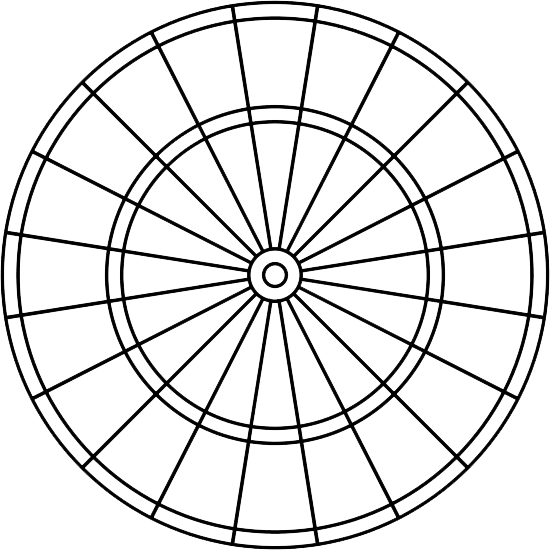
#> input picture pictures/dart-wire.png, 550 x 550 px
$ python -i vision_vector.py   (imports and definitions only)
#> lines starting #> are read from the running program, lines starting #| are printed output that depends on the picture
#> further down, picture is the input picture: shape (550, 550, 3); min 0, max 255, mean 225.5
import cv2
import numpy as np


class VectorDetector:
    """
    Vektor-/linienbasierte Darterkennung im Full-Frame.

    Grundidee:
    - Im gesamten Kamerabild werden Kanten per Canny extrahiert.
    - Daraus werden lineare Strukturen per HoughLinesP gesucht.
    - Für jede gefundene Linie wird angenommen:
      Der Endpunkt, der näher am Boardzentrum liegt, ist die Dartspitze ("tip"),
      der andere Endpunkt ist das hintere Ende ("tail").

    Ausgabe:
    - Eine Liste von Kandidaten mit:
      - tip: geschätzte Dartspitze im Full-Frame
      - confidence: heuristische Gütebewertung
      - line: die zugrunde liegende Linie
      - extra: zusätzliche Debug-/Analysewerte

    Wichtige Schutzmechanismen:
    - harte ROI-Maskierung: nur relevante Board-Bereiche berücksichtigen
    - Linien durch/nahe Boardzentrum verwerfen
    - typische Spider-/Boardlinien unterdrücken
    - nahe beieinanderliegende Tip-Kandidaten zusammenfassen
    """

    def __init__(self):
        # Untere/obere Schwelle für Canny-Kantendetektion.
        # Höhere Werte = weniger, aber robustere Kanten.
        self.canny1 = 70
        self.canny2 = 180

        # Vor dem Canny leicht weichzeichnen, um Bildrauschen zu reduzieren.
        self.blur = (5, 5)

        # Mindestanzahl "Votes" für HoughLinesP.
        # Je höher, desto selektiver werden nur deutliche Linien akzeptiert.
        self.hough_threshold = 100

        # Minimale Länge einer Linie in Pixeln.
        # Kurze Strukturen (Rauschen, kleine Kantenfragmente) werden damit unterdrückt.
        self.min_line_len = 80

        # Maximal erlaubte Lücke zwischen zwei Liniensegmenten,
        # damit HoughLinesP sie noch als eine Linie zusammenzieht.
        self.max_line_gap = 2

        # Maximal wie viele Endkandidaten am Ende zurückgegeben werden sollen.
        self.max_candidates = 3

        # Wenn zwei erkannte Tips näher als dieser Abstand liegen,
        # gelten sie als derselbe Kandidat und werden gemerged.
        self.tip_merge_dist = 22

        # ---- Filter gegen Spider-/Boardlinien ----

        # Tip darf nicht exakt im Zentrum liegen.
        # Das verhindert, dass zentrale Boardstrukturen als Dartspitze gewertet werden.
        self.min_tip_center_dist = 28

        # Tip darf auch nicht zu weit außerhalb liegen.
        # Das begrenzt die Suche auf einen plausiblen Bereich um das Board herum.
        self.max_tip_center_dist = 235

        # Der Linienmittelpunkt darf nicht zu nah am Zentrum liegen.
        # Spider-Linien und zentrale Boardstrukturen liegen oft sehr zentrumsnah.
        self.min_mid_center_dist = 70

        # Wenn eine Linie das Zentrum schneidet oder ihm zu nahe kommt,
        # ist sie eher eine Boardlinie als ein Dart.
        self.min_line_center_dist = 28

    def _point_line_distance(self, p, a, b):
        """
        Berechnet den Abstand eines Punkts p zu einem Liniensegment a-b.

        Wichtig:
        - Nicht Abstand zur unendlichen Geraden,
          sondern explizit zum Segment.
        - Falls das Segment praktisch ein Punkt ist, wird Punkt-zu-Punkt-Abstand benutzt.

        Verwendung hier:
        - Um zu prüfen, wie nahe eine gefundene Linie am Boardzentrum vorbeiläuft.
        - Linien, die das Zentrum schneiden, werden später verworfen.
        """
        p = np.array(p, dtype=np.float32)
        a = np.array(a, dtype=np.float32)
        b = np.array(b, dtype=np.float32)

        # Richtungsvektor des Segments
        ab = b - a

        # Quadrat der Segmentlänge
        ab_len2 = float(np.dot(ab, ab))

        # Degenerierter Fall: a und b praktisch identisch
        if ab_len2 < 1e-6:
            return float(np.linalg.norm(p - a))

        # Projektion von p auf das Segment parametrisiert mit t in [0,1]
        t = float(np.dot(p - a, ab) / ab_len2)
        t = max(0.0, min(1.0, t))

        # Tatsächlicher Projektionspunkt auf dem Segment
        proj = a + t * ab

        # Euklidischer Abstand von p zum Projektionspunkt
        return float(np.linalg.norm(p - proj))

    def _prepare_roi_mask(self, board_roi_mask_full):
        """
        Bereitet die Board-ROI für die Vektorerkennung vor.

        Idee:
        - Die übergebene ROI-Maske wird etwas nach innen erodiert.
        - Dadurch spielen Randbereiche und die äußere Boardstruktur weniger stark rein.

        Warum sinnvoll:
        - An Boardrändern entstehen oft starke, aber irrelevante Kanten.
        - Eine leicht kleinere ROI macht die Linienenkennung stabiler.
        """
        if board_roi_mask_full is None:
            return None

        # Erosionskernel: zieht die Maske leicht nach innen.
        kernel = np.ones((9, 9), np.uint8)

        # Eine Iteration Erosion reicht hier als konservative Innenverkleinerung.
        roi = cv2.erode(board_roi_mask_full, kernel, iterations=1)
        return roi

    def detect(self, frame_bgr, board_center_full=None, board_roi_mask_full=None):
        """
        Führt die linienbasierte Darterkennung auf einem BGR-Frame aus.

        Parameter:
        - frame_bgr: komplettes Kamerabild
        - board_center_full: Boardzentrum im Full-Frame
        - board_roi_mask_full: optionale ROI-Maske des Boards im Full-Frame

        Rückgabe:
        - Liste gemergter Kandidaten, sortiert nach Confidence
        """
        h, w = frame_bgr.shape[:2]
#> h = 550; w = 550

        # Falls kein Boardzentrum bekannt ist, wird als Fallback die Bildmitte verwendet.
        # Das ist nur ein Default und idealerweise durch echte Kalibrierung ersetzt.
        if board_center_full is None:
            board_center_full = (w / 2.0, h / 2.0)
#> board_center_full = (275, 275)

        # Boardzentrum als Float-Vektor für Distanzrechnungen
        bc = np.array(board_center_full, dtype=np.float32)
#> bc = [275, 275]

        # In Graustufen umwandeln, da Canny nur Intensitätskanten braucht.
        gray = cv2.cvtColor(frame_bgr, cv2.COLOR_BGR2GRAY)

        # Leicht glätten, um Rauschen vor der Kantendetektion zu reduzieren.
        gray = cv2.GaussianBlur(gray, self.blur, 0)
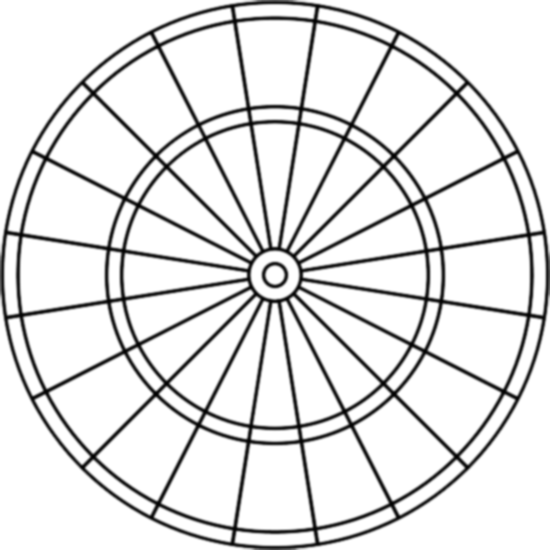
#> gray: shape (550, 550); min 0, max 255, mean 225.5

        # Kanten extrahieren
        edges = cv2.Canny(gray, self.canny1, self.canny2)
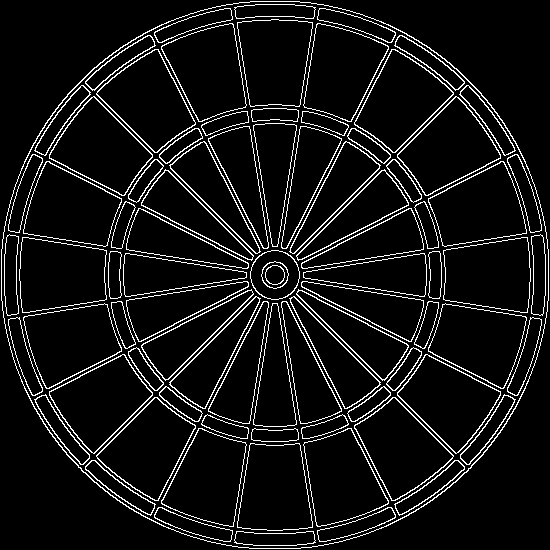
#> edges: shape (550, 550); 7.7% white in thin lines or dots

        # ROI vorbereiten und anwenden:
        # Nur Kanten innerhalb der Boardregion bleiben erhalten.
        roi_mask = self._prepare_roi_mask(board_roi_mask_full)
        if roi_mask is not None:
            edges = cv2.bitwise_and(edges, roi_mask)

        # Probabilistische Hough-Transformation:
        # Sucht Liniensegmente in den Kanten.
        lines = cv2.HoughLinesP(
            edges,
            rho=1,
            theta=np.pi / 180,
            threshold=self.hough_threshold,
            minLineLength=self.min_line_len,
            maxLineGap=self.max_line_gap
        )
#> lines = 59 rows, first 6: [293, 259, 382, 170], [125, 253, 246, 272], [287, 254, 345, 141], [204, 141, 262, 254], [253, 125, 272, 246], [301, 286, 409, 341]

        # Keine Linien gefunden => keine Kandidaten
        if lines is None:
            return []

        # Hier sammeln wir alle rohen, noch ungemergten Kandidaten.
        raw = []

        # Sicherheitslimit:
        # Nicht unbegrenzt alle Linien verarbeiten, damit Ausreißerframes nicht teuer werden.
        for l in lines[:250]:
            x1, y1, x2, y2 = l[0]

            # Segmentendpunkte als Float-Vektoren
            p1 = np.array([x1, y1], dtype=np.float32)
            p2 = np.array([x2, y2], dtype=np.float32)

            # Linienlänge
            length = float(np.linalg.norm(p2 - p1))

            # Zusätzlicher Schutz:
            # Auch wenn Hough schon minLineLength bekam, hier nochmal hart prüfen.
            if length < self.min_line_len:
                continue

            # Annahme:
            # Die Dartspitze ist der Endpunkt, der näher am Boardzentrum liegt.
            d1 = float(np.linalg.norm(bc - p1))
            d2 = float(np.linalg.norm(bc - p2))

            tip = p1 if d1 < d2 else p2
            tail = p2 if d1 < d2 else p1

            # Distanzen der Spitze und des Hecks zum Zentrum
            tip_dist = float(np.linalg.norm(bc - tip))
            tail_dist = float(np.linalg.norm(bc - tail))

            # Mittelpunkt der Linie
            mid = (p1 + p2) * 0.5
            mid_dist = float(np.linalg.norm(bc - mid))

            # ------------------------------------------------------------
            # Filter 1:
            # Tip nicht zu nah am Zentrum und nicht zu weit außen
            # ------------------------------------------------------------
            if tip_dist < self.min_tip_center_dist:
                continue

            if tip_dist > self.max_tip_center_dist:
                continue

            # ------------------------------------------------------------
            # Filter 2:
            # Linienmittelpunkt nicht zu zentrumsnah
            # ------------------------------------------------------------
            # Spider-Linien und zentrale Boardstrukturen haben häufig
            # ihren Schwerpunkt nahe am Zentrum.
            if mid_dist < self.min_mid_center_dist:
                continue

            # ------------------------------------------------------------
            # Filter 3:
            # Linie darf das Boardzentrum nicht schneiden / fast schneiden
            # ------------------------------------------------------------
            dist_line_to_center = self._point_line_distance(bc, p1, p2)
            if dist_line_to_center < self.min_line_center_dist:
                continue

            # ------------------------------------------------------------
            # Filter 4:
            # Tail muss plausibel weiter außen liegen als die Spitze
            # ------------------------------------------------------------
            # Ein Dart zeigt typischerweise von außen nach innen.
            # Wenn Tail nicht klar weiter draußen liegt, ist die Linie fragwürdig.
            if tail_dist <= tip_dist + 20:
                continue

            # ------------------------------------------------------------
            # Filter 5:
            # Zusätzliche ROI-Stabilisierung
            # ------------------------------------------------------------
            # Idee:
            # Wenn beide Endpunkte komplett außerhalb der ROI liegen,
            # dann ist die Linie vermutlich irrelevant.
            if roi_mask is not None:
                x1c = int(np.clip(x1, 0, w - 1))
                y1c = int(np.clip(y1, 0, h - 1))
                x2c = int(np.clip(x2, 0, w - 1))
                y2c = int(np.clip(y2, 0, h - 1))

                if roi_mask[y1c, x1c] == 0 and roi_mask[y2c, x2c] == 0:
                    continue

            # ------------------------------------------------------------
            # Confidence-Berechnung
            # ------------------------------------------------------------
            # Ziel:
            # Eine heuristische Bewertung, wie "dart-ähnlich" die Linie ist.
            #
            # Bestandteile:
            # - lange Linien sind besser
            # - Spitze eher moderat zentrumsnah ist gut
            # - großer Abstand der Linie zum Zentrum ist anti-spider-gut
            # - Tail deutlich weiter außen als Tip ist gut

            # Bonus für plausible Tip-Distanz:
            # Je weiter der Tip weg ist, desto kleiner der Bonus.
            center_bonus = 1.0 / (1.0 + (tip_dist / 260.0))

            # Linien mit größerem Abstand zum Zentrum werden bevorzugt,
            # weil zentrale Spider-/Boardlinien oft problematisch sind.
            anti_spider_bonus = min(1.5, dist_line_to_center / 35.0)

            # Verhältnis Tail zu Tip:
            # Wenn Tail deutlich weiter außen liegt, steigt der Bonus.
            tail_bonus = min(1.4, tail_dist / max(tip_dist, 1.0))

            # Endgültige heuristische Confidence
            confidence = length * (1.0 + 1.8 * center_bonus) * anti_spider_bonus * tail_bonus

            # Rohkandidat abspeichern
            raw.append({
                "tip": (float(tip[0]), float(tip[1])),
                "confidence": float(confidence),
                "line": (int(x1), int(y1), int(x2), int(y2)),
                "length": float(length),
                "extra": {
                    "tip_dist": float(tip_dist),
                    "tail_dist": float(tail_dist),
                    "mid_dist": float(mid_dist),
                    "line_center_dist": float(dist_line_to_center),
                }
            })
#> this loop made 59 passes
#> l on passes 32 to 43: [[303, 272, 423, 253]], [[281, 302, 300, 423]], [[303, 277, 424, 296]], [[169, 382, 258, 293]], [[141, 341, 247, 287]], [[302, 281, 423, 300]], [[285, 301, 341, 411]], [[277, 303, 296, 424]], [[139, 341, 248, 286]], [[249, 423, 267, 308]], [[140, 208, 248, 263]], [[444, 246, 526, 233]]
#> (x1, y1, x2, y2, length, d1, d2, tip_dist) on passes 2, 5, 6, 7, 8, 9: (125, 253, 246, 272, 122.5, 151.6, 29.15, 29.15), (253, 125, 272, 246, 122.5, 151.6, 29.15, 29.15), (301, 286, 409, 341, 121.2, 28.23, 149.4, 28.23), (303, 105, 316, 24, 82.04, 172.3, 254.3, 172.3), (301, 263, 410, 208, 122.1, 28.64, 150.7, 28.64), (138, 208, 248, 264, 123.4, 152.5, 29.15, 29.15)

        # Beste Kandidaten zuerst
        raw.sort(key=lambda o: o["confidence"], reverse=True)

        # ------------------------------------------------------------
        # Merge ähnlicher Tip-Kandidaten
        # ------------------------------------------------------------
        # Mehrere Linien können denselben Dart beschreiben.
        # Deshalb werden Tips, die räumlich nah beieinander liegen, zusammengefasst.
        merged = []

        for obj in raw:
            keep = True

            for m in merged:
                # Wenn der neue Tip nahe bei einem schon akzeptierten Tip liegt,
                # wird er verworfen.
                if np.linalg.norm(np.array(obj["tip"]) - np.array(m["tip"])) < self.tip_merge_dist:
                    keep = False
                    break

            if keep:
                merged.append(obj)

            # Nur die besten N Kandidaten behalten
            if len(merged) >= self.max_candidates:
                break
#> this loop made 4 passes

        return merged

>>> import cv2
>>> picture = cv2.imread('pictures/dart-wire.png')
>>> result = VectorDetector().detect(picture)
